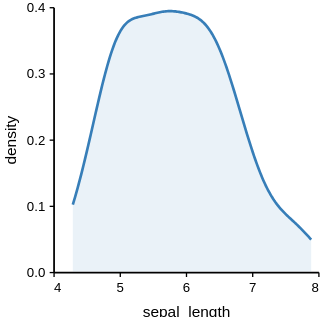

Notebook source saved alongside this figure:
### Code cell
p = (
    alt.Chart(iris)
    .transform_density("sepal_length", as_=["sepal_length", "density"])
    .mark_area()
    .encode(x="sepal_length:Q", y="density:Q")
    .properties(height=120, width=120)
)
p
# alts.save(p, '../../../Desktop/salam.pdf')

### Figure 1 — Vega-Lite specification as saved in the notebook (floating-point values rounded to 4 significant figures; data arrays with more than 128 entries replaced by an {"elided": "..."} marker saying what was removed)
{"config": {"font": "Helvetica", "padding": 0, "scheme": "set1", "color": {"field": "color", "type": "Set1"}, "view": {"strokeWidth": 0}, "title": {"fontSize": 7, "offset": 3, "fontWeight": "normal"}, "axis": {"grid": false, "domainColor": "black", "domainWidth": 0.8, "tickColor": "black", "tickSize": 2, "tickWidth": 0.6, "labelFontWeight": "normal", "titleFontWeight": "normal", "labelFontSize": 6, "titleFontSize": 7}, "range": {"category": ["#377EB8", "#E41A1C", "#4DAF4A", "#984EA3", "#FF7F00", "#A55628"], "heatmap": {"scheme": "viridis"}, "ordinal": {"scheme": "set1"}, "ramp": {"scheme": "set1"}, "diverging": {"scheme": "set1"}}, "legend": {"labelFontWeight": "normal", "titleFontWeight": "normal", "labelFontSize": 6, "titleFontSize": 7, "labelBaseline": "middle", "symbolSize": 40, "symbolOpacity": 1, "symbolStrokeWidth": 0}, "boxplot": {"outliers": {"size": 8, "filled": true}}, "mark": {"color": "#377EB8", "opacity": 1}, "area": {"fill": "#377EB8", "line": true, "fillOpacity": 0.1}, "line": {"strokeWidth": 1.2}, "point": {"filled": true}, "text": {"size": 6, "baseline": "middle"}, "bar": {"stroke": false}}, "data": {"name": "data-a4bd480ea976f54878a155ce12ba18ce"}, "mark": "area", "encoding": {"x": {"field": "sepal_length", "type": "quantitative"}, "y": {"field": "density", "type": "quantitative"}}, "height": 120, "transform": [{"density": "sepal_length", "as": ["sepal_length", "density"]}], "width": 120, "$schema": "https://vega.github.io/schema/vega-lite/v4.17.0.json", "datasets": {"data-a4bd480ea976f54878a155ce12ba18ce": {"elided": "150 records"}}}
